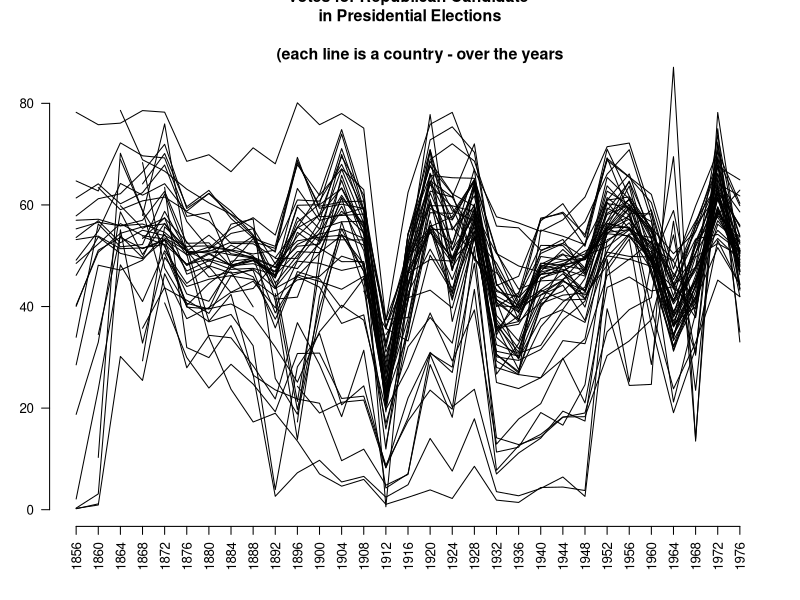

This figure's R source:
votes.repub <- cluster::votes.repub
str(votes.repub)

years <- as.numeric(gsub("X", "", colnames(votes.repub)))
par(las=2, mar=c(4.5,3,3,2)+0.1, cex=.8)
#MASS::parcoord(votes.repub, var.label=FALSE, lwd=1)
matplot(1L:ncol(votes.repub), t(votes.repub), type="l", col=1, lty=1,
        axes=F, xlab="", ylab="")
axis(1, at=seq_along(years), labels = years)
axis(2)
title("Votes for Republican Candidate\n in Presidential Elections\n 
      (each line is a country - over the years")